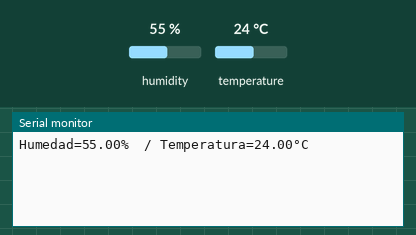
This sketch was run on a simulated Arduino Uno, built with avr-gcc and run on an emulated ATmega328P. Parts: the last lines printed to the serial monitor. The test bench sets the inputs (shaded band); at power-on: humidity 55 %, temperature 24 °C.

Above: at 2.7 s.
2.8 s: humidity set to 22 %
At 4.0 s:
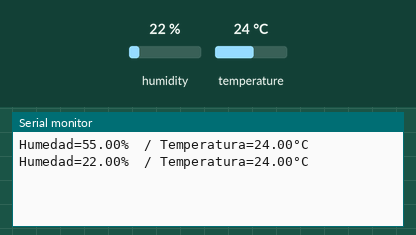
5.5 s: temperature set to 12 °C
At 6.4 s:
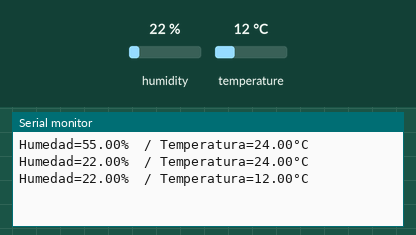
8.2 s: humidity set to 40 %
At 10.1 s:
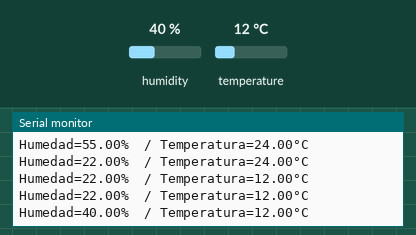
Timing chart, 0 to 11.6 s (numbered marks = the images above; inputs shaded):
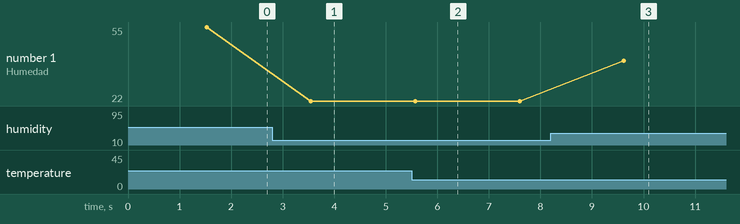

The sketch:

DHT11.ino
```cpp
#include <dht.h>


#define dht_apin A0 // Analog Pin sensor is connected to

dht DHT;


void setup(){

  Serial.begin(9600);

  delay(500);//Delay to let system boot


  delay(1000);//Wait before accessing Sensor

}//end "setup()"


void loop(){

  //Start of Program

  DHT.read11(dht_apin);


    Serial.print("Humedad=");

    Serial.print(DHT.humidity);

    Serial.print("%  / ");

    Serial.print("Temperatura=");

    Serial.print(DHT.temperature);

    Serial.println("°C");

  delay(2000);//Wait 5 seconds before accessing sensor again.

}
```

Measured:
- after the input at 2.8 s, the serial monitor: prints a new line after 0.75 s (image 1)
- after the input at 5.5 s, the serial monitor: prints a new line after 0.07 s (image 2)
- after the input at 8.2 s, the serial monitor: prints a new line after 1.4 s (image 3)
- plotted number 1: 55 → 22 after the input at 2.8 s, 22 → 40 after the input at 8.2 s
